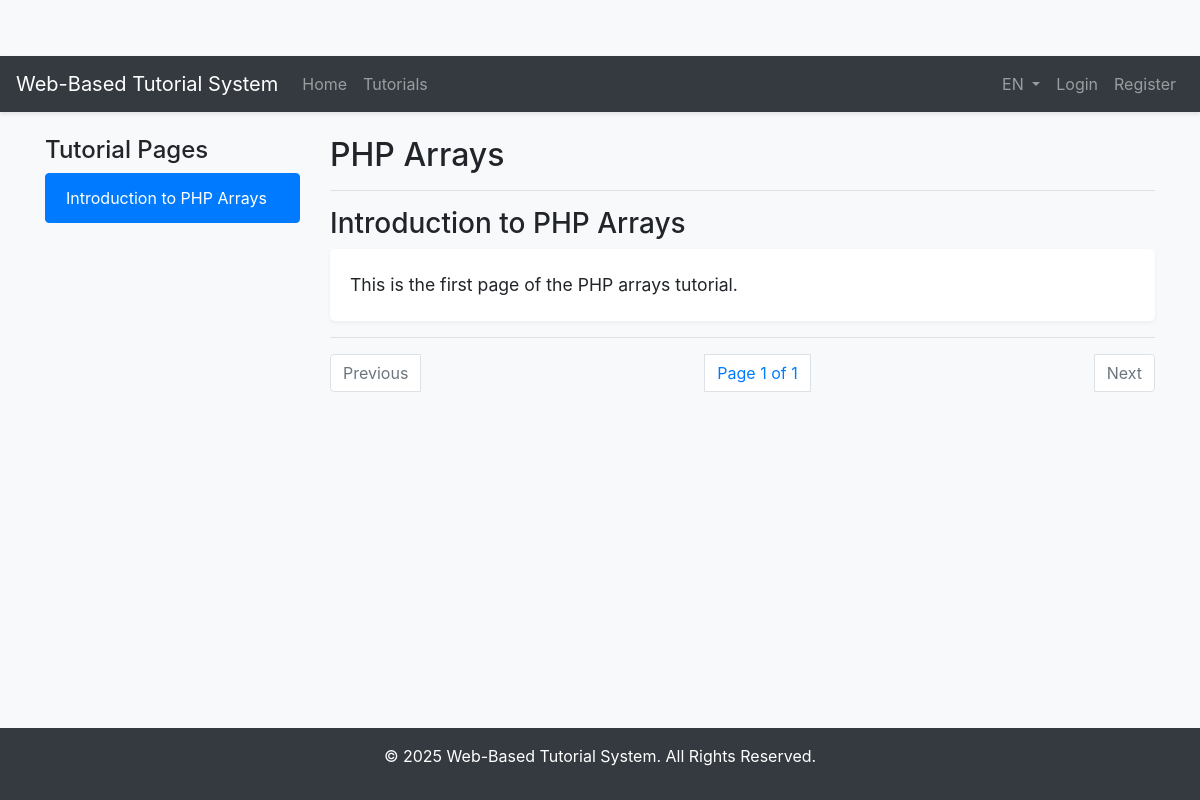
The page /tutorials/lesson.php?id=2 on the database its author committed.
### tables this page shows
CREATE TABLE `tutorial_page_translations` (
  `id` int(11) NOT NULL,
  `page_id` int(11) NOT NULL,
  `language` varchar(5) NOT NULL,
  `title` varchar(255) NOT NULL,
  `content` text NOT NULL
);

CREATE TABLE `tutorial_translations` (
  `id` int(11) NOT NULL,
  `tutorial_id` int(11) NOT NULL,
  `language` varchar(5) NOT NULL,
  `title` varchar(255) NOT NULL
);

CREATE TABLE `tutorials` (
  `id` int(11) NOT NULL,
  `topic_id` int(11) NOT NULL,
  `is_premium` tinyint(1) NOT NULL DEFAULT 0
);

### includes/language.php (called while the page is built, shortened)
<?php
$default_lang = 'en';
$lang_to_use = $default_lang;
function trans($key) {
    global $lang;
    if (isset($lang[$key])) {
        return $lang[$key];
    } else {
        return $key;
    }
}
?>

### tutorials/lesson.php (the view, shortened to what this page needs)
<?php
require_once '../includes/db.php';
include '../includes/header.php';
$tutorial_id = isset($_GET['id']) ? (int)$_GET['id'] : 0;
$page_number = isset($_GET['page']) ? (int)$_GET['page'] : 1;
$stmt_tutorial = $conn->prepare("
    SELECT t.is_premium, t.topic_id, tt.title
    FROM tutorials t
    JOIN tutorial_translations tt ON t.id = tt.tutorial_id
    WHERE t.id = ? AND tt.language = ?
");
$stmt_tutorial->bind_param("is", $tutorial_id, $lang_to_use);
$stmt_tutorial->execute();
$result_tutorial = $stmt_tutorial->get_result();
$tutorial = $result_tutorial->fetch_assoc();
$stmt_all_pages = $conn->prepare("
    SELECT p.page_number, pt.title
    FROM tutorial_pages p
    JOIN tutorial_page_translations pt ON p.id = pt.page_id
    WHERE p.tutorial_id = ? AND pt.language = ?
    ORDER BY p.page_number ASC
");
$stmt_all_pages->bind_param("is", $tutorial_id, $lang_to_use);
$stmt_all_pages->execute();
$all_pages_result = $stmt_all_pages->get_result();
$stmt_page = $conn->prepare("
    SELECT pt.title, pt.content
    FROM tutorial_pages p
    JOIN tutorial_page_translations pt ON p.id = pt.page_id
    WHERE p.tutorial_id = ? AND p.page_number = ? AND pt.language = ?
");
$stmt_page->bind_param("iis", $tutorial_id, $page_number, $lang_to_use);
$stmt_page->execute();
$result_page = $stmt_page->get_result();
$page = $result_page->fetch_assoc();
$total_pages = $all_pages_result->num_rows;
?>
<div class="row">
    <div class="col-md-3">
        <h4><?php echo trans('tutorial_pages'); ?></h4>
        <div class="list-group">
            <?php
            if ($all_pages_result->num_rows > 0) {
                mysqli_data_seek($all_pages_result, 0);
                while ($page_row = $all_pages_result->fetch_assoc()) {
                    $active_class = ($page_row['page_number'] == $page_number) ? ' active' : '';
                    echo '<a href="?id=' . $tutorial_id . '&page=' . $page_row['page_number'] . '" class="list-group-item list-group-item-action' . $active_class . '">' . htmlspecialchars($page_row['title']) . '</a>';
                }
            }
            ?>
        </div>
    </div>
    <div class="col-md-9">
        <h2><?php echo htmlspecialchars($tutorial['title']); ?></h2>
        <hr>
        <h3><?php echo htmlspecialchars($page['title']); ?></h3>
        <div class="lesson-content">
            <?php echo nl2br(htmlspecialchars($page['content'])); ?>
        </div>
        <hr>
        <nav aria-label="Page navigation">
            <ul class="pagination justify-content-between">
                <li class="page-item <?php if ($page_number <= 1) echo 'disabled'; ?>">
                    <a class="page-link" href="?id=<?php echo $tutorial_id; ?>&page=<?php echo $page_number - 1; ?>"><?php echo trans('previous_page'); ?></a>
                </li>
                <li class="page-item">
                    <span class="page-link"><?php echo sprintf(trans('page_x_of_y'), $page_number, $total_pages); ?></span>
                </li>
                <li class="page-item <?php if ($page_number >= $total_pages) echo 'disabled'; ?>">
                    <a class="page-link" href="?id=<?php echo $tutorial_id; ?>&page=<?php echo $page_number + 1; ?>"><?php echo trans('next_page'); ?></a>
                </li>
            </ul>
        </nav>
    </div>
</div>
<?php include '../includes/footer.php'; ?>

### assets/css/style.css (style rules this page uses)
body { background-color: #f8f9fa; padding-top: 56px; }
.lesson-content { line-height: 1.8; font-size: 1.1rem; padding: 20px; background-color: #ffffff; border-radius: 5px; box-shadow: 0 2px 4px rgba(0,0,0,.05); }

### rows shown on the page
tutorial_page_translations: title "Introduction to PHP Arrays", content "This is the first page of the PHP arrays tutorial."
tutorial_translations: title "PHP Arrays", tutorial.topic_id "Page 1 of 1"

### other values the page prints
trans('app_title') "Web-Based Tutorial System"
trans('nav_home') "Home"
trans('nav_tutorials') "Tutorials"
$lang_to_use "EN"
trans('nav_login') "Login"
trans('nav_register') "Register"
trans('tutorial_pages') "Tutorial Pages"
trans('previous_page') "Previous"
trans('next_page') "Next"
